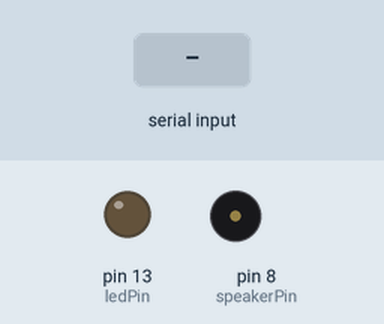
This sketch was run on a simulated Arduino Uno, built with avr-gcc and run on an emulated ATmega328P. On the bench: output pins drawn as LEDs (lit = HIGH), buzzer (waves = sounding). The inputs (shaded band) are chosen by the test bench.

Above: at 1.2 s.
1.3 s: "H" received over Serial
At 2.0 s:
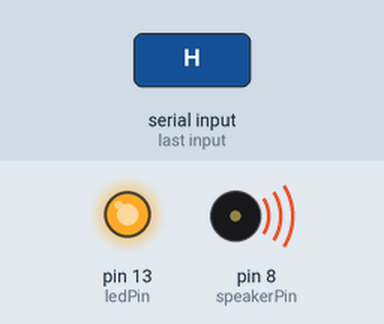
2.9 s: "1" received over Serial
At 4.4 s:
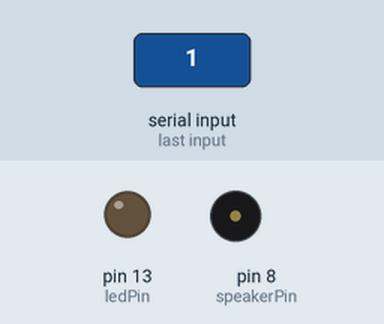
Timing chart, 0 to 5.9 s (numbered marks = the images above; inputs shaded):
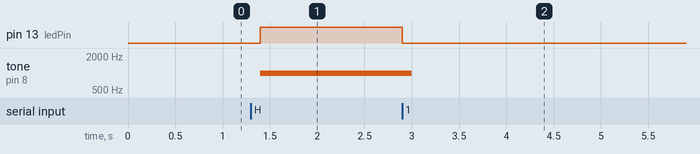

Measured:
- after the input at 1.3 s, pin 13 (ledPin): LOW → HIGH after 0.10 s; tone on pin 8 (speakerPin): silent → 1000 Hz after 0.10 s
- after the input at 2.9 s, pin 13 (ledPin): HIGH → LOW at once; tone on pin 8 (speakerPin): 1000 Hz → silent after 0.10 s

The sketch:

arduino.ino
```cpp
// Read data from the serial and turn ON or OFF a light depending on the value

char val; // Data received from the serial port
int ledPin = 13; // Set the pin to digital I/O 4
int speakerPin = 8;

void setup() {
  pinMode(ledPin, OUTPUT); // Set pin as OUTPUT
  pinMode(speakerPin, OUTPUT);
  Serial.begin(9600); // Start serial communication at 9600 bps
}

void loop() {

  while (Serial.available()) { // If data is available to read,
    val = Serial.read(); // read it and store it in val
  }

  if (val == 'H') { // If H was received
    digitalWrite(ledPin, HIGH); // turn the LED on
    tone(speakerPin, 1000, 200);
  }
  else {
    digitalWrite(ledPin, LOW);
  }

  delay(100); // Wait 100 milliseconds for next reading
}
```
